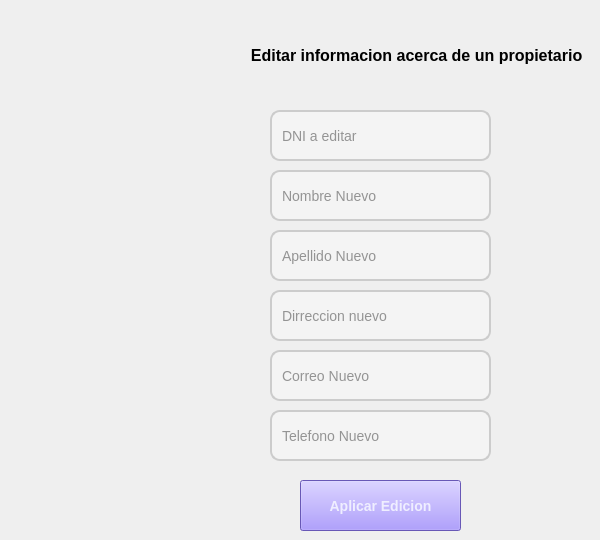
       <widget class="QWidget" name="page_EditarPropietario">
        <widget class="QLineEdit" name="txtNombreEdit">
         <property name="geometry">
          <rect>
           <x>270</x>
           <y>170</y>
           <width>221</width>
           <height>51</height>
          </rect>
         </property>
         <property name="styleSheet">
          <string notr="true">QLineEdit {
    background-color: #f4f4f4; /* Fondo claro */
    color: #333; /* Texto oscuro */
    border: 2px solid #ccc; /* Borde inicial */
    border-radius: 10px; /* Bordes redondeados */
    padding: 8px; /* Espaciado interno */
    font-size: 14px; /* Tamaño de texto */
    font-family: &quot;Arial&quot;, sans-serif; /* Fuente limpia y moderna */
}

QLineEdit:focus {
    border: 2px solid #6200ee; /* Cambia el color del borde al enfocarse */
    background-color: #ffffff; /* Fondo blanco al enfocarse */
    color: #000; /* Texto más oscuro */
}</string>
         </property>
         <property name="placeholderText">
          <string>Nombre Nuevo</string>
         </property>
        </widget>
        <widget class="QLineEdit" name="txtApellidoEdit">
         <property name="geometry">
          <rect>
           <x>270</x>
           <y>230</y>
           <width>221</width>
           <height>51</height>
          </rect>
         </property>
         <property name="styleSheet">
          <string notr="true">QLineEdit {
    background-color: #f4f4f4; /* Fondo claro */
    color: #333; /* Texto oscuro */
    border: 2px solid #ccc; /* Borde inicial */
    border-radius: 10px; /* Bordes redondeados */
    padding: 8px; /* Espaciado interno */
    font-size: 14px; /* Tamaño de texto */
    font-family: &quot;Arial&quot;, sans-serif; /* Fuente limpia y moderna */
}

QLineEdit:focus {
    border: 2px solid #6200ee; /* Cambia el color del borde al enfocarse */
    background-color: #ffffff; /* Fondo blanco al enfocarse */
    color: #000; /* Texto más oscuro */
}</string>
         </property>
         <property name="placeholderText">
          <string>Apellido Nuevo</string>
         </property>
        </widget>
        <widget class="QLineEdit" name="txtDireccionEdit">
         <property name="geometry">
          <rect>
           <x>270</x>
           <y>290</y>
           <width>221</width>
           <height>51</height>
          </rect>
         </property>
         <property name="styleSheet">
          <string notr="true">QLineEdit {
    background-color: #f4f4f4; /* Fondo claro */
    color: #333; /* Texto oscuro */
    border: 2px solid #ccc; /* Borde inicial */
    border-radius: 10px; /* Bordes redondeados */
    padding: 8px; /* Espaciado interno */
    font-size: 14px; /* Tamaño de texto */
    font-family: &quot;Arial&quot;, sans-serif; /* Fuente limpia y moderna */
}

QLineEdit:focus {
    border: 2px solid #6200ee; /* Cambia el color del borde al enfocarse */
    background-color: #ffffff; /* Fondo blanco al enfocarse */
    color: #000; /* Texto más oscuro */
}</string>
         </property>
         <property name="placeholderText">
          <string>Dirreccion nuevo</string>
         </property>
        </widget>
        <widget class="QLineEdit" name="txtCorreoEdit">
         <property name="geometry">
          <rect>
           <x>270</x>
           <y>350</y>
           <width>221</width>
           <height>51</height>
          </rect>
         </property>
         <property name="styleSheet">
          <string notr="true">QLineEdit {
    background-color: #f4f4f4; /* Fondo claro */
    color: #333; /* Texto oscuro */
    border: 2px solid #ccc; /* Borde inicial */
    border-radius: 10px; /* Bordes redondeados */
    padding: 8px; /* Espaciado interno */
    font-size: 14px; /* Tamaño de texto */
    font-family: &quot;Arial&quot;, sans-serif; /* Fuente limpia y moderna */
}

QLineEdit:focus {
    border: 2px solid #6200ee; /* Cambia el color del borde al enfocarse */
    background-color: #ffffff; /* Fondo blanco al enfocarse */
    color: #000; /* Texto más oscuro */
}</string>
         </property>
         <property name="placeholderText">
          <string>Correo Nuevo</string>
         </property>
        </widget>
        <widget class="QLineEdit" name="txtTelefonoEdit">
         <property name="geometry">
          <rect>
           <x>270</x>
           <y>410</y>
           <width>221</width>
           <height>51</height>
          </rect>
         </property>
         <property name="styleSheet">
          <string notr="true">QLineEdit {
    background-color: #f4f4f4; /* Fondo claro */
    color: #333; /* Texto oscuro */
    border: 2px solid #ccc; /* Borde inicial */
    border-radius: 10px; /* Bordes redondeados */
    padding: 8px; /* Espaciado interno */
    font-size: 14px; /* Tamaño de texto */
    font-family: &quot;Arial&quot;, sans-serif; /* Fuente limpia y moderna */
}

QLineEdit:focus {
    border: 2px solid #6200ee; /* Cambia el color del borde al enfocarse */
    background-color: #ffffff; /* Fondo blanco al enfocarse */
    color: #000; /* Texto más oscuro */
}</string>
         </property>
         <property name="placeholderText">
          <string>Telefono Nuevo</string>
         </property>
        </widget>
        <widget class="QLineEdit" name="txtDniEdit">
         <property name="geometry">
          <rect>
           <x>270</x>
           <y>110</y>
           <width>221</width>
           <height>51</height>
          </rect>
         </property>
         <property name="styleSheet">
          <string notr="true">QLineEdit {
    background-color: #f4f4f4; /* Fondo claro */
    color: #333; /* Texto oscuro */
    border: 2px solid #ccc; /* Borde inicial */
    border-radius: 10px; /* Bordes redondeados */
    padding: 8px; /* Espaciado interno */
    font-size: 14px; /* Tamaño de texto */
    font-family: &quot;Arial&quot;, sans-serif; /* Fuente limpia y moderna */
}

QLineEdit:focus {
    border: 2px solid #6200ee; /* Cambia el color del borde al enfocarse */
    background-color: #ffffff; /* Fondo blanco al enfocarse */
    color: #000; /* Texto más oscuro */
}</string>
         </property>
         <property name="placeholderText">
          <string>DNI a editar</string>
         </property>
        </widget>
        <widget class="QPushButton" name="btnEditarPropietario">
         <property name="geometry">
          <rect>
           <x>300</x>
           <y>480</y>
           <width>161</width>
           <height>51</height>
          </rect>
         </property>
         <property name="styleSheet">
          <string notr="true">
QPushButton {
   color: rgb(239, 238, 255);
background-color: rgb(145, 123, 255);
  

    padding: 10px; 
    font-size: 14px; 
    font-weight: bold; 
 
}

QPushButton:hover {
    background-color: #8793ff; 
    color: white;
}</string>
         </property>
         <property name="text">
          <string>Aplicar Edicion</string>
         </property>
         <property name="icon">
          <iconset>
           <normaloff>../Imagenes/boton-editar.png</normaloff>../Imagenes/boton-editar.png</iconset>
         </property>
         <property name="iconSize">
          <size>
           <width>30</width>
           <height>30</height>
          </size>
         </property>
        </widget>
        <widget class="QLabel" name="label_7">
         <property name="geometry">
          <rect>
           <x>140</x>
           <y>30</y>
           <width>451</width>
           <height>51</height>
          </rect>
         </property>
         <property name="font">
          <font>
           <pointsize>12</pointsize>
           <bold>true</bold>
          </font>
         </property>
         <property name="text">
          <string>                         Editar informacion acerca de un propietario</string>
         </property>
         <property name="textFormat">
          <enum>Qt::AutoText</enum>
         </property>
         <property name="wordWrap">
          <bool>false</bool>
         </property>
        </widget>
       </widget>
